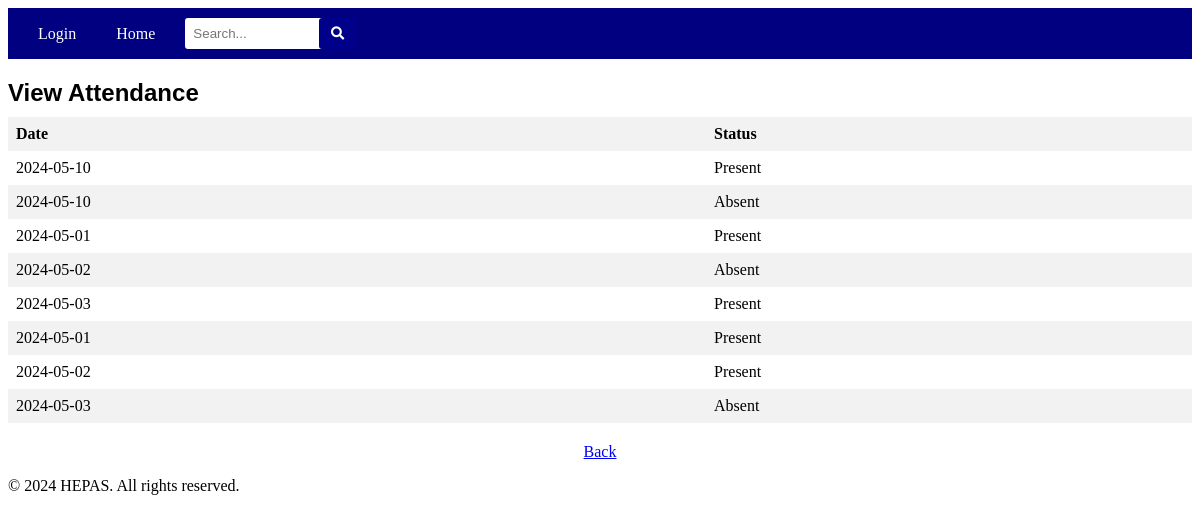
Page /view-attendance (signed in) on the committed database.
### app/models/attendance.py (models this page shows)
class Attendance(db.Model):
    __tablename__ = 'attendance'
    attendance_id = db.Column(db.Integer, primary_key=True, autoincrement=True)
    student_id = db.Column(db.Integer, db.ForeignKey('student.student_id'), nullable=False)
    date = db.Column(db.Date)
    status = db.Column(db.String(10))

### app/controllers/view_attendance.py (the view)
@view_attendance_bp.route('/view-attendance')
def view_attendance():
    user_id = session.get('user_id')
    if user_id:
        student_attendance = Attendance.query.filter_by(student_id=user_id).all()
        return render_template('view_attendance.html', student_attendance=student_attendance)
    else:
        return redirect(url_for('login'))  # Adjust 'login' to your actual login route

### app/views/templates/view_attendance.html (shortened to what this page needs)
{% extends "base.html" %}
{% block content %}
    <main>
<link rel="stylesheet" type="text/css" href="{{ url_for('static', filename='css/va.css') }}">
        <section id="attendance-section">
            <h1>View Attendance</h1>
            <table>
                <thead>
                    <tr>
                        <th>Date</th>
                        <th>Status</th>
                    </tr>
                </thead>
                <tbody>
                    {% for attendance in student_attendance %}
                    <tr>
                        <td>{{ attendance.date }}</td>
                        <td>{{ attendance.status }}</td>
                    </tr>
                    {% endfor %}
                </tbody>
            </table>
        </section>
    </main>
{% endblock %}

### app/views/static/css/va.css (style rules this page uses)
table { width: 100%; border-collapse: collapse; }
th { background-color: #f2f2f2; text-align: left; padding: 8px; }
tr:nth-child(even) { background-color: #f2f2f2; }
td { padding: 8px; }
#attendance-section { margin-top: 20px; }
h1 { font-family: Arial, sans-serif; font-size: 24px; margin-bottom: 10px; }

### rows in the picture
Attendance: date "2024-05-10", status "Present"
Attendance: date "2024-05-10", status "Absent"
Attendance: date "2024-05-01", status "Present"
Attendance: date "2024-05-02", status "Absent"
Attendance: date "2024-05-03", status "Present"
Attendance: date "2024-05-01", status "Present"
Attendance: date "2024-05-02", status "Present"
Attendance: date "2024-05-03", status "Absent"
